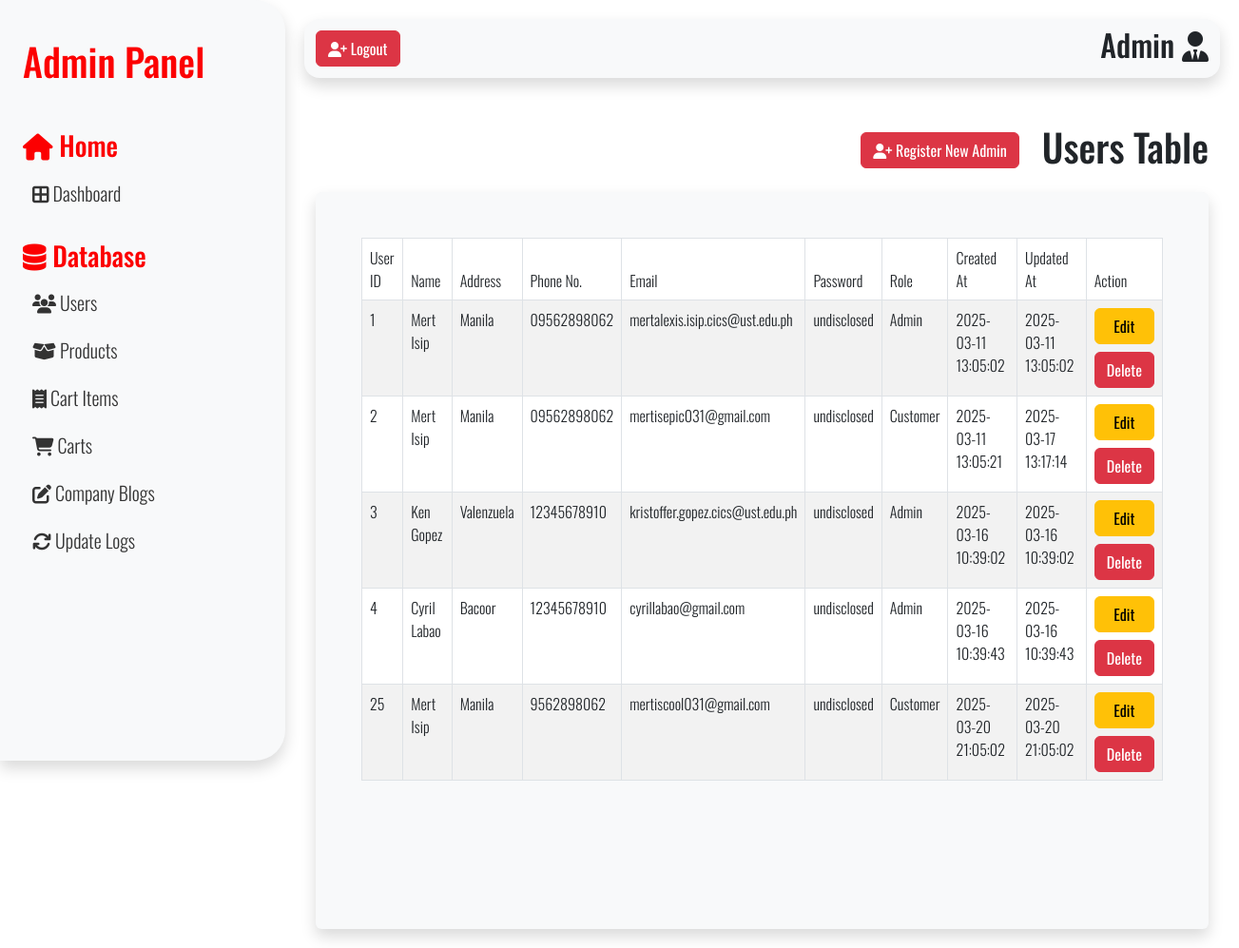
Before: /src/adminIndex.php?page=users (signed in) with the older database file.
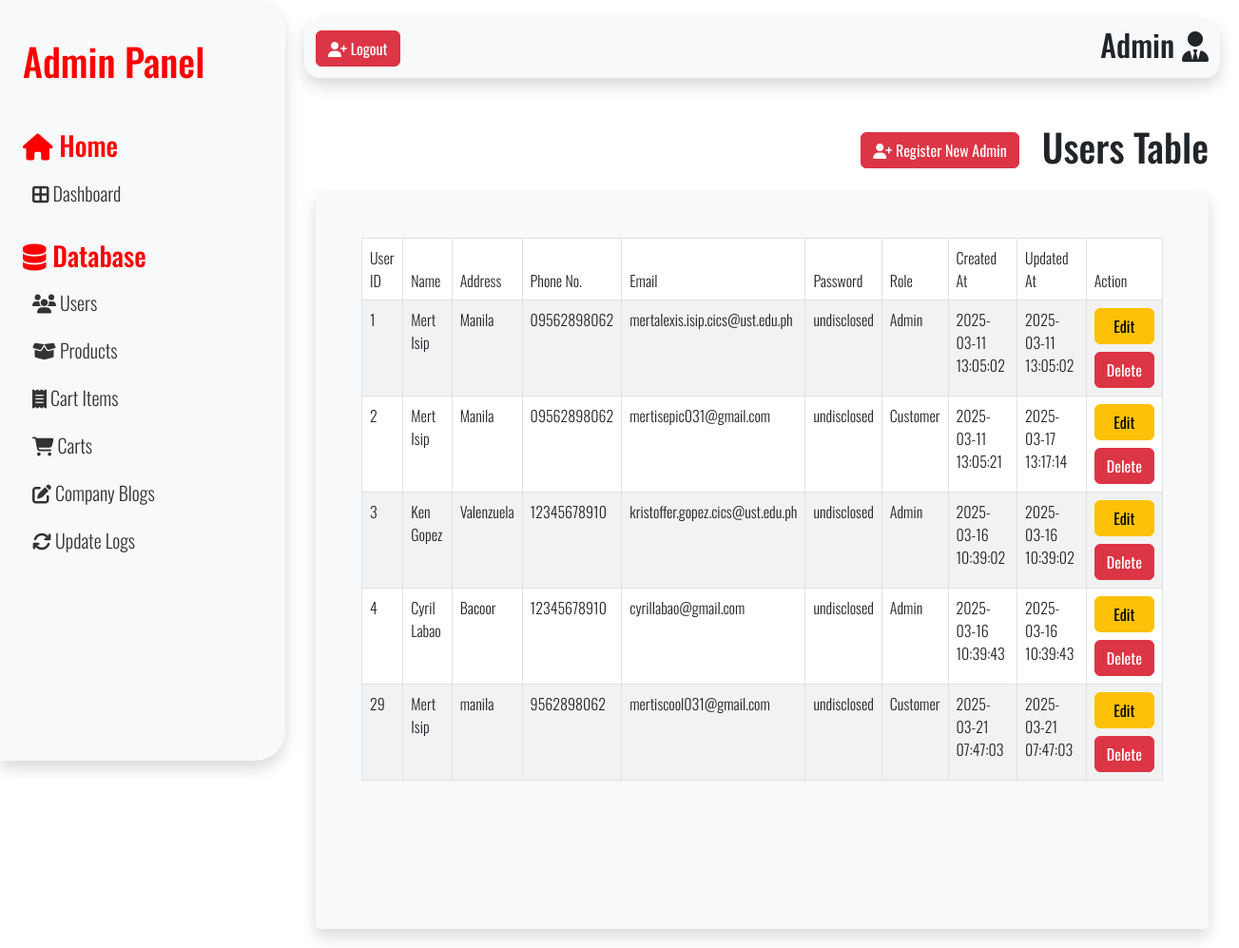
After: the same page with the newer database file.
### tables this page shows
CREATE TABLE `users_tbl` (
  `userID` int(11) NOT NULL AUTO_INCREMENT,
  `userFname` varchar(50) NOT NULL,
  `userLname` varchar(50) NOT NULL,
  `userAdd` varchar(100) NOT NULL,
  `userPhone` varchar(11) NOT NULL,
  `userEmail` varchar(50) NOT NULL,
  `userPass` varchar(255) NOT NULL,
  `roleID` int(11) DEFAULT NULL,
  `otp` int(11) NOT NULL,
  `status` varchar(50) NOT NULL,
  `failedAttempts` int(11) NOT NULL DEFAULT 0,
  `lockedUntil` datetime DEFAULT NULL,
  `createdAt` datetime NOT NULL DEFAULT current_timestamp(),
  `updatedAt` datetime NOT NULL DEFAULT current_timestamp(),
  PRIMARY KEY (`userID`),
  UNIQUE KEY `userEmail` (`userEmail`),
  KEY `userRoleFK` (`roleID`) USING BTREE,
  CONSTRAINT `userRoleFK` FOREIGN KEY (`roleID`) REFERENCES `roles_tbl` (`roleID`) ON DELETE SET NULL ON UPDATE NO ACTION
);

CREATE TABLE `roles_tbl` (
  `roleID` int(11) NOT NULL AUTO_INCREMENT,
  `roleName` varchar(50) NOT NULL,
  `createdAt` datetime NOT NULL DEFAULT current_timestamp(),
  `updatedAt` datetime NOT NULL DEFAULT current_timestamp(),
  PRIMARY KEY (`roleID`),
  UNIQUE KEY `roleName` (`roleName`)
);

### src/adminPages/usersTable.php (the view, shortened to what this page needs)
<?php
require_once 'weltz_dbconnect.php';
$usersSQL = "SELECT users_tbl.userID, users_tbl.userFname, users_tbl.userLname, users_tbl.userAdd, users_tbl.userPhone, users_tbl.userEmail, users_tbl.userPass, roles_tbl.roleName AS role, users_tbl.createdAt, users_tbl.updatedAt
            FROM users_tbl
            JOIN roles_tbl ON users_tbl.roleID = roles_tbl.roleID";
$usersSQLResult = $conn->query($usersSQL);
?>
<div class="userTableHeader mb-3 d-flex justify-content-end align-items-center gap-3">
    <button type="button" id="sidebarCollapse" class="btn btn-danger me-2" data-bs-toggle="modal" data-bs-target="#regNewAdmin">
        <i class="fa-solid fa-user-plus"></i> Register New Admin
    </button>
    <h1>Users Table</h1>
</div>
<div class="table-container container-fluid bg-light p-5 rounded shadow">
    <table id="myTable" class="table table-bordered table-striped">
        <thead>
            <tr>
                <th>User ID</th>
                <th>Name</th>
                <th>Address</th>
                <th>Phone No.</th>
                <th>Email</th>
                <th>Password</th>
                <th>Role</th>
                <th>Created At</th>
                <th>Updated At</th>
                <th>Action</th>
            </tr>
        </thead>
        <tbody>
            <?php
            if ($usersSQLResult->num_rows > 0) {
                while ($row = $usersSQLResult->fetch_assoc()) {
            ?>
                    <tr>
                        <td><?php echo $row['userID'] ?></td>
                        <td><?php echo  $row['userFname'] . " " . $row['userLname'] ?></td>
                        <td><?php echo  $row['userAdd'] ?></td>
                        <td><?php echo  $row['userPhone'] ?></td>
                        <td><?php echo  $row['userEmail'] ?></td>
                        <td>undisclosed</td>
                        <td><?php echo  $row['role'] ?></td>
                        <td><?php echo  $row['createdAt'] ?></td>
                        <td><?php echo  $row['updatedAt'] ?></td>
                        <td>
                            <div class='d-grid gap-2'>
                                <button class='editUserBtn btn btn-warning' data-bs-toggle="modal" data-bs-target="#editUser">Edit</button>
                                <button class='delUserBtn btn btn-danger' data-bs-toggle="modal" data-bs-target="#deleteUserModal">Delete</button>
                            </div>
                        </td>
                    </tr>
                <?php
                }
            } else {
                ?>
                <h1 class="text-center">No users found</h1>
            <?php
            }
            ?>
        </tbody>
    </table>
</div>

Changed rows visible on the page:
removed users_tbl: userID "25", userFname "Mert", userLname "Isip", userAdd "Manila", userPhone "9562898062", userEmail "mertiscool031@gmail.com", roleID.roleName "Customer", createdAt "2025-03-20 21:05:02", updatedAt "2025-03-20 21:05:02"
added users_tbl: userID "29", userFname "Mert", userLname "Isip", userAdd "manila", userPhone "9562898062", userEmail "mertiscool031@gmail.com", roleID.roleName "Customer", createdAt "2025-03-21 07:47:03", updatedAt "2025-03-21 07:47:03"
